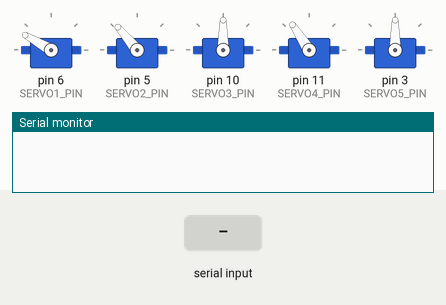
A sketch run on a simulated Arduino Uno, built with avr-gcc and run on an emulated ATmega328P. On the bench: 5 × servo, the last lines printed to the serial monitor. The inputs (shaded band) are chosen by the test bench.

Above: at 1.2 s.
1.3 s: "90 45 200 10 150\n" received over Serial
At 2.6 s:
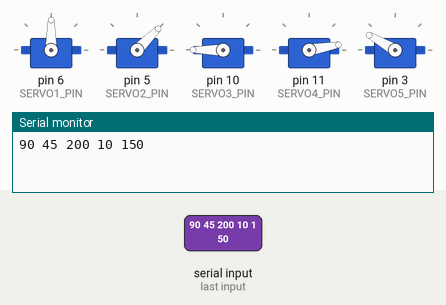
Timing chart, 0 to 4.3 s (numbered marks = the images above; inputs shaded):
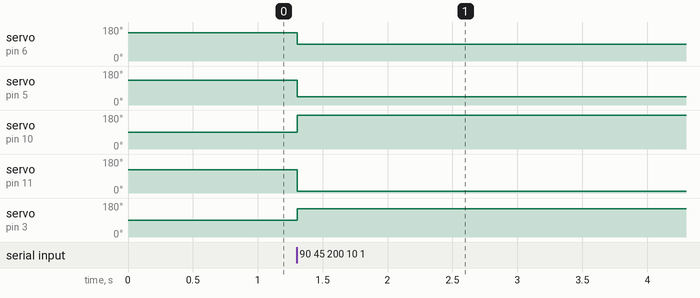

Measured:
- after the input at 1.3 s, servo on pin 6 (SERVO1_PIN): 150° → 90° at once; servo on pin 5 (SERVO2_PIN): 130° → 45° at once; servo on pin 10 (SERVO3_PIN): 90° → 180° at once; servo on pin 11 (SERVO4_PIN): 123° → 10° at once; servo on pin 3 (SERVO5_PIN): 90° → 150° at once

The sketch:

ServoSerialTestCode.ino
```cpp
#include <Servo.h>

// ----- PWM bounds for each servo -----
// Adjust these values to match your servo's calibration for 0° and 180°.
const int SERVO1_MIN_PULSE = 1230;   // default minimum pulse width in microseconds
const int SERVO1_MAX_PULSE = 2400;  // default maximum pulse width in microseconds

const int SERVO2_MIN_PULSE = 900;
const int SERVO2_MAX_PULSE = 2066;

const int SERVO3_MIN_PULSE = 200;
const int SERVO3_MAX_PULSE = 350;

const int SERVO4_MIN_PULSE = 550;
const int SERVO4_MAX_PULSE = 2050;

const int SERVO5_MIN_PULSE = 200;
const int SERVO5_MAX_PULSE = 350;

// ----- Servo pins -----
const int SERVO1_PIN = 6;
const int SERVO2_PIN = 5;
const int SERVO3_PIN = 10;
const int SERVO4_PIN = 11;
const int SERVO5_PIN = 3;

// Create servo objects
Servo servo1;
Servo servo2;
Servo servo3;
Servo servo4;
Servo servo5;

  int values[5] = {150, 130, 90, 123, 90};  // Array to store five integers


void setup() {
  // Attach servos with the specified PWM bounds
  servo1.attach(SERVO1_PIN, SERVO1_MIN_PULSE, SERVO1_MAX_PULSE);
  servo2.attach(SERVO2_PIN, SERVO2_MIN_PULSE, SERVO2_MAX_PULSE);
  servo3.attach(SERVO3_PIN, SERVO3_MIN_PULSE, SERVO3_MAX_PULSE);
  servo4.attach(SERVO4_PIN, SERVO4_MIN_PULSE, SERVO4_MAX_PULSE);
  servo5.attach(SERVO5_PIN, SERVO5_MIN_PULSE, SERVO5_MAX_PULSE);


  // Start serial communication
  Serial.begin(115200);
  while (!Serial) {
    ; // Wait for serial port to connect (needed for some boards)
  }
}

void loop() {
 if (Serial.available() > 0) {
    // Read an entire line ending with '\n'
    String input = Serial.readStringUntil('\n');

    // Temporary variables for five integers
    int a, b, c, d, e;
    // Use sscanf to parse the integers from the string
    if (sscanf(input.c_str(), "%d %d %d %d %d", &a, &b, &c, &d, &e) == 5) {
        values[0] = a;
        values[1] = b;
        values[2] = c;
        values[3] = d;
        values[4] = e;

    // Echo the received integers back over serial (space-separated)
    for (int i = 0; i < 5; i++) {
      Serial.print(values[i]);
      if (i < 4) {
        Serial.print(" ");
      }
    }
    Serial.println(); // End the message with a newline
  }}

      if(values[0] == 0 && values[1] == 0 && values[2] == 0 && values[3] == 0 && values[4] == 0){
        servo1.detach();
        servo2.detach();
        servo3.detach();
        servo4.detach();
        servo5.detach();
      }
      //values[0] = SERVO1_MIN_PULSE + (values[0] * ((SERVO1_MAX_PULSE - SERVO1_MIN_PULSE)/180));
      // Set servos to the specified angles
      servo1.write(values[0]);
      servo2.write(values[1]);
      servo3.write(values[2]);
      servo4.write(values[3]);
      servo5.write(values[4]);
      /*
      Serial.print("Servo 1 set to: ");
      Serial.println(values[0]);
      Serial.print("Servo 2 set to: ");
      Serial.println(values[1]);
      Serial.print("Servo 3 set to: ");
      Serial.println(values[2]);
      Serial.print("Servo 4 set to: ");
      Serial.println(values[3]);
      */
    }
```
